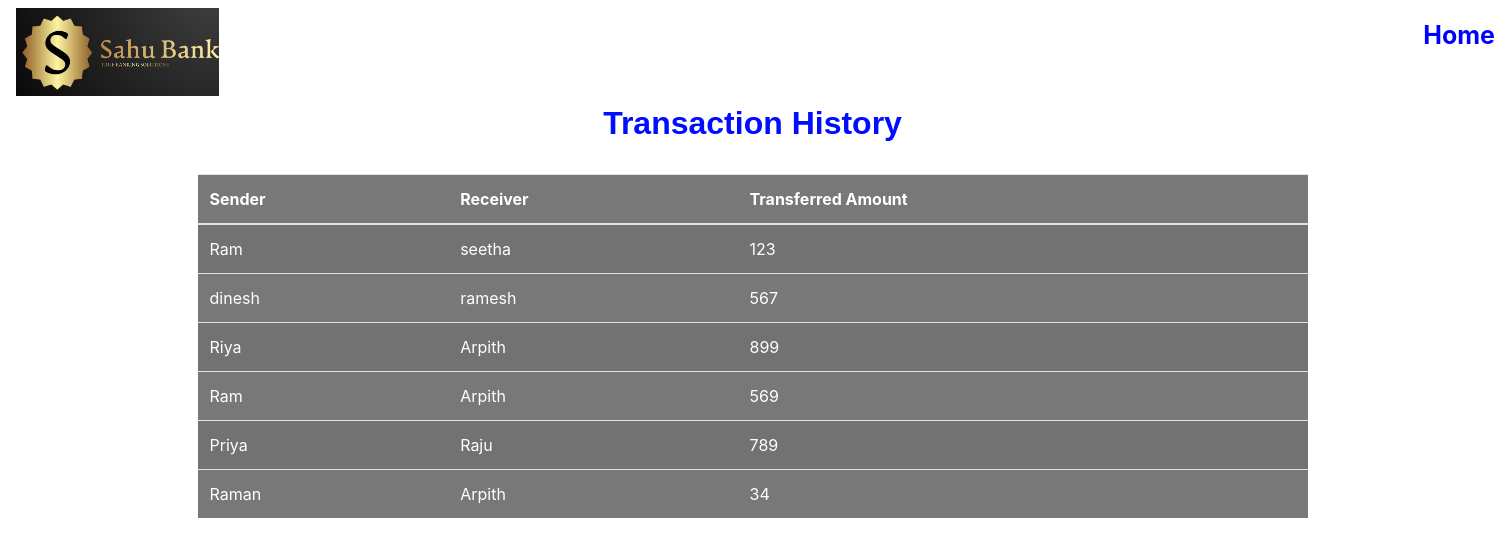
Before: /transactionDetails.php with the older database file.
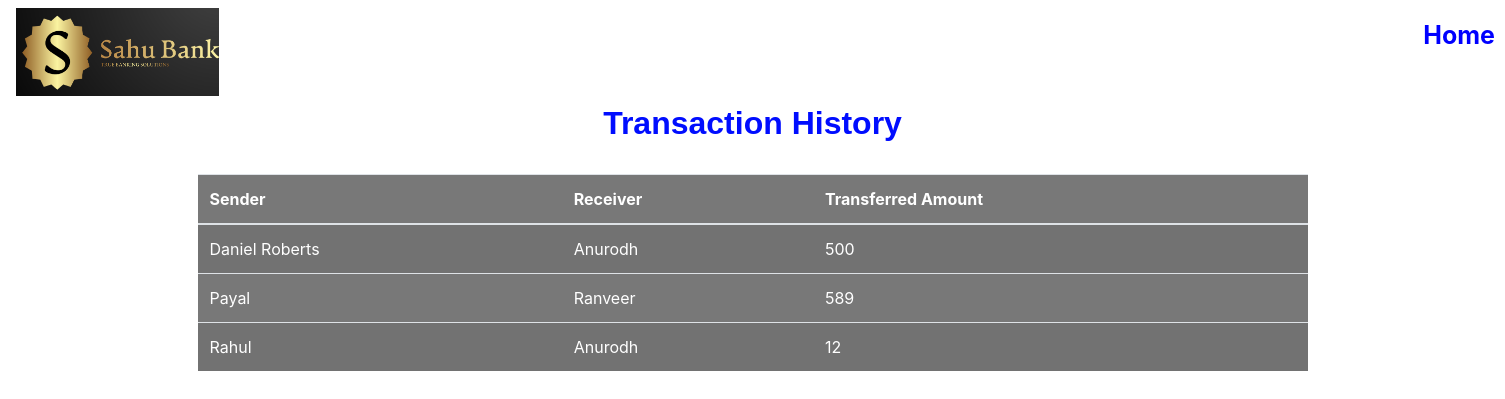
After: the same page with the newer database file.
### tables this page shows
CREATE TABLE `transaction` (
  `sender` varchar(50) NOT NULL,
  `receiver` varchar(50) NOT NULL,
  `credits` int(10) NOT NULL
);

### transactionDetails.php (the view, shortened to what this page needs)
<!DOCTYPE html>
<html lang="en">
<head>
   <link rel="stylesheet" href="https://stackpath.bootstrapcdn.com/bootstrap/4.5.2/css/bootstrap.min.css">
</head>
<body>
  <nav class="navbar navbar-expand-sm bg-dark navbar-dark" style="background-color:#343a4000 !important">
  <img src="images/logo.png" class="logo">
<ul class="navbar-nav">
<li class="list-customer">
<a class="nav-link1" href="index.php">Home</a>
</li>
</ul>
</nav>
        <div class="container divStyle" >
        <h2>Transaction History</h2>
       <br>
       <div class="table-responsive-sm">
    <table class="table roundedCorners  tabletext table-hover table-striped table-condensed transaction-table" >
        <thead>
            <tr>
                <th>Sender</th>
                <th>Receiver</th>
                <th> Transferred Amount</th>
            </tr>
        </thead>
        <tbody>
        <?php
            include 'config.php';
            $sql ="select * from transaction";
            $query =mysqli_query($conn, $sql);
            while($rows = mysqli_fetch_array($query))
            {
        ?>
            <tr>
            <td><?php echo $rows['sender']; ?></td>
            <td><?php echo $rows['receiver']; ?></td>
            <td><?php echo $rows['credits']; ?> </td>
        <?php
            }
        ?>
        </tbody>
    </table>
    </div>
</div>
</body>
</html>

### transactionDetails.php (style rules this page uses)
.logo { width: 203px; height: 88px; }
body { background-image: url("images/home-img.jpg"); }
.nav-link1 { float: right; font-size: 25px; font-weight: 700; margin-right: -11rem; margin-top: -2rem; color: blue; }
.list-customer { padding-left: 1100px; }
h2 { text-align: center; text-decoration: none; font-family: sans-serif; color: #000dff; font-weight: bold; }
.transaction-table { background-color: #00000087; }
th, td { color: white; }

Changed rows visible on the page:
removed transaction: sender "Ram", receiver "seetha", credits "123"
removed transaction: sender "dinesh", receiver "ramesh", credits "567"
removed transaction: sender "Riya", receiver "Arpith", credits "899"
removed transaction: sender "Ram", receiver "Arpith", credits "569"
removed transaction: sender "Priya", receiver "Raju", credits "789"
removed transaction: sender "Raman", receiver "Arpith", credits "34"
added transaction: sender "Daniel Roberts", receiver "Anurodh", credits "500"
added transaction: sender "Payal", receiver "Ranveer", credits "589"
added transaction: sender "Rahul", receiver "Anurodh", credits "12"
